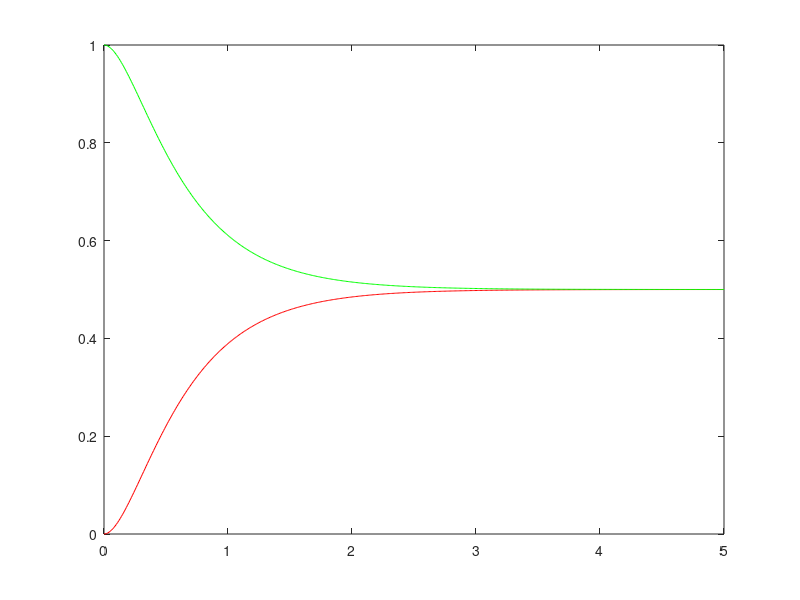

Write MATLAB code to recreate this figure.
clc; clear; close all;
format compact;

% Defining functions
t = 0:0.01:5;     % Time
s = tf('s');
G_s = 5/(s^2+7*s+10);
R_s = 1/s;

% Calculating response and error
C_s= R_s*G_s;
E_s = R_s - C_s;

rep =  impulse(C_s, t);
rep2 = impulse(E_s, t);

plot (t,rep,'r');
hold on ;
plot(t, rep2, 'g');